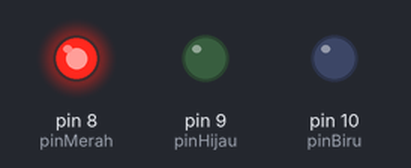
This sketch was run on a simulated Arduino Uno, built with avr-gcc and run on an emulated ATmega328P. Shown: output pins drawn as LEDs (lit = HIGH).

Above: at 0.5 s.
At 1.5 s:
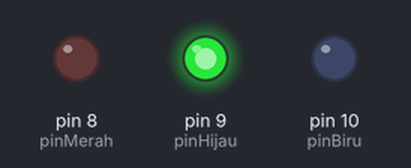
At 2.5 s:
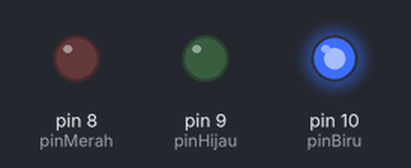
At 3.5 s:
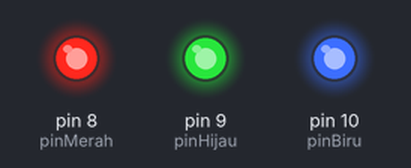
At 4.5 s:
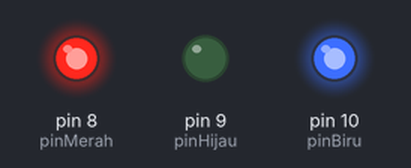
Timing chart, 0 to 6.5 s (numbered marks = the images above):
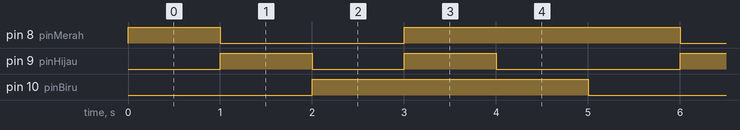

Measured:
- by itself, pin 8 (pinMerah): repeats every 5.0 s: LOW 2.0 s, HIGH 3.0 s
- by itself, pin 9 (pinHijau): repeats every 5.0 s: LOW 1.0 s, HIGH 1.0 s, LOW 2.0 s, HIGH 1.0 s
- by itself, pin 10 (pinBiru): alternates HIGH for 3.0 s and LOW for 2.0 s

The sketch:

sketch.ino
```cpp
int pinMerah = 8;
int pinHijau = 9;
int pinBiru = 10;

void setup() {
  pinMode(pinMerah, OUTPUT);
  pinMode(pinHijau, OUTPUT);
  pinMode(pinBiru, OUTPUT);
}

void loop() {
  aturWarna(255, 0, 0);
  delay(1000);

  aturWarna(0, 255, 0);
  delay(1000);

  aturWarna(0, 0, 255);
  delay(1000);

  aturWarna(255, 255, 255);
  delay(1000);

  aturWarna(170, 0, 255);
  delay(1000);
}

void aturWarna(int nilaiMerah, int nilaiHijau, int nilaiBiru) {
  analogWrite(pinMerah, nilaiMerah);
  analogWrite(pinHijau, nilaiHijau);
  analogWrite(pinBiru, nilaiBiru);
}
```
